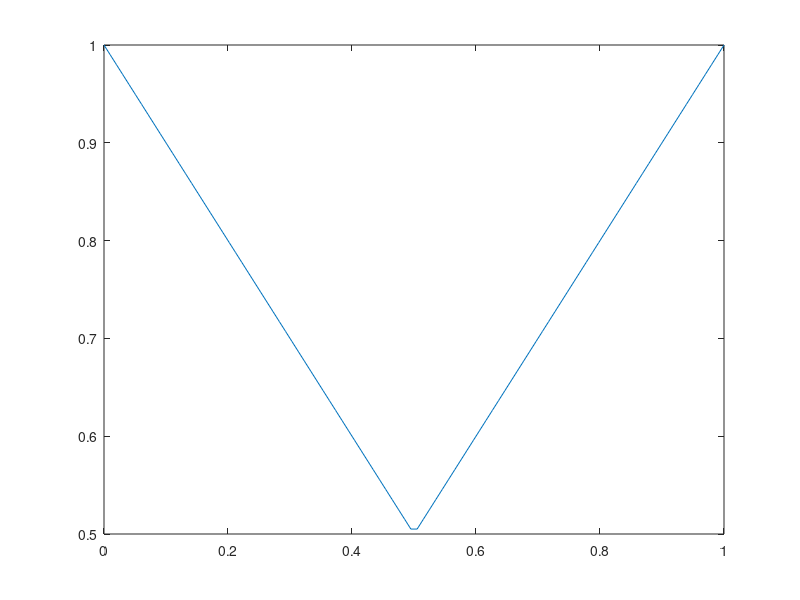

Reproduce this figure in MATLAB. (Note: this script raises an error after producing the figure.)
## -*- Mode: octave -*-
pkg load statistics
x = linspace(0,1,100);


## x: points to update, U: utility function, distr: probability
function V = propagate_belief(x, U, distr)
  V = U;
  for t=1:length(x)
	P = distr(x(t), x);
	V(t) = P*U';
  endfor
endfunction

## It has to be the case that the expected value of y is equal to x
function P = uniform_martingale(x, y, epsilon=0.2)
  epsilon = min(x, min(epsilon, 1 - x));
  P = (abs(x - y) <= epsilon);
  P/=sum(P);

endfunction

## It has to be the case that the expected value of y is equal to x
function P = beta_martingale(x, y, n=2)
  alpha = n * x;
  beta = n - alpha;
  P = betapdf(y, alpha, beta);
  P/=sum(P);
endfunction

function V = propagate_discrete_belief(x, U, P)
  V = U;
  for t=1:length(x)
	prior = x(t);
	V(t) = 0;
	for z =1:2
	  p_z = P(1,z) * prior + P(2,z) * (1 - prior);
	  posterior = prior * P(1,z) / p_z;
	  x_post = argmin(abs(posterior - x));
	  V(t) += p_z * U(x_post);
	endfor
	
  endfor
endfunction


function V = propagate_gaussian_belief(x, U, params)
  V = U;
  for t=1:length(x)
	prior = x(t);
	V(t) = 0;
	Z_norm = 0;
	for k =1:length(x)
	  z = x(k);
	  p_z = normpdf(z, params(1), 1)* prior + normpdf(z, params(2), 1)* (1 - prior);
	  posterior = prior * normpdf(z, params(1), 1) / p_z;
	  x_post = argmin(abs(posterior - x));
	  V(t) += p_z * U(x_post);
	  Z_norm += p_z;
	endfor
	V(t) /= Z_norm;
  endfor
endfunction
  


function V = propagate_gaussian_belief_sampling(x, U, params)
  V = U;
  for t=1:length(x)
	prior = x(t);
	V(t) = 0;
	n_samples = 100;
	for n =1:n_samples
	  model = 1 + (rand < prior);
	  z = normrnd(params(model), 1);
	  p_z = normpdf(z, params(1), 1)* prior + normpdf(z, params(2), 1)* (1 - prior);
	  posterior = prior * normpdf(z, params(1), 1) / p_z;
	  x_post = argmin(abs(posterior - x));
	  V(t) += U(x_post) / n_samples;
	endfor
	
  endfor
endfunction


figure(1)
U = max(x, 1 - x);
hold off
plot(x, U)
hold on
P = [0.49 0.51;
	 0.51, 0.49];

for k=1:10
  U = propagate_discrete_belief(x, U, P);
  plot(x, U)
endfor
print("symmetric_propagation_0_49.pdf");

figure(2)
U = max(x, 1 - x);
hold off
plot(x, U)
hold on
P = [0.1, 0.9;
	 0.9, 0.1];

for k=1:10
  U = propagate_discrete_belief(x, U, P);
  plot(x, U)
endfor
print("symmetric_propagation_0_1.pdf");


figure(3)
U = max(x, 1 - x);
hold off
plot(x, U)
hold on
P = [0.4, 0.6;
	 0.1, 0.9];

for k=1:10
  U = propagate_discrete_belief(x, U, P);
  plot(x, U)
endfor
print("asymmetric_propagation_0_1_0_4.pdf");


### Hm ###

figure(4)
U = max(x, 1 - x);
hold off
plot(x, U)
hold on
normal_models = [0.0, 1.0];
for k=1:4
  U = propagate_gaussian_belief(x, U, normal_models);
  plot(x, U);
  drawnow();
  printf("Iter %d\n", k);
  fflush(stdout);
endfor
print("gaussian_propagation_0_45.pdf");

